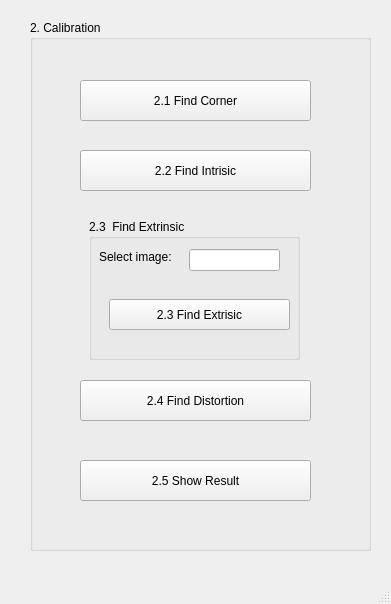
<?xml version="1.0" encoding="UTF-8"?>
<ui version="4.0">
 <class>MainWindow</class>
 <widget class="QMainWindow" name="MainWindow">
  <property name="geometry">
   <rect>
    <x>0</x>
    <y>0</y>
    <width>391</width>
    <height>604</height>
   </rect>
  </property>
  <property name="windowTitle">
   <string>MainWindow</string>
  </property>
  <widget class="QWidget" name="centralwidget">
   <widget class="QGroupBox" name="groupBox">
    <property name="geometry">
     <rect>
      <x>30</x>
      <y>20</y>
      <width>341</width>
      <height>531</height>
     </rect>
    </property>
    <property name="title">
     <string>2. Calibration</string>
    </property>
    <widget class="QPushButton" name="pushButton">
     <property name="geometry">
      <rect>
       <x>50</x>
       <y>60</y>
       <width>231</width>
       <height>41</height>
      </rect>
     </property>
     <property name="text">
      <string>2.1 Find Corner</string>
     </property>
    </widget>
    <widget class="QPushButton" name="pushButton_2">
     <property name="geometry">
      <rect>
       <x>50</x>
       <y>130</y>
       <width>231</width>
       <height>41</height>
      </rect>
     </property>
     <property name="text">
      <string>2.2 Find Intrisic</string>
     </property>
    </widget>
    <widget class="QPushButton" name="pushButton_3">
     <property name="geometry">
      <rect>
       <x>50</x>
       <y>360</y>
       <width>231</width>
       <height>41</height>
      </rect>
     </property>
     <property name="text">
      <string>2.4 Find Distortion</string>
     </property>
    </widget>
    <widget class="QPushButton" name="pushButton_4">
     <property name="geometry">
      <rect>
       <x>50</x>
       <y>440</y>
       <width>231</width>
       <height>41</height>
      </rect>
     </property>
     <property name="text">
      <string>2.5 Show Result</string>
     </property>
    </widget>
    <widget class="QGroupBox" name="groupBox_2">
     <property name="geometry">
      <rect>
       <x>59</x>
       <y>199</y>
       <width>211</width>
       <height>141</height>
      </rect>
     </property>
     <property name="title">
      <string>2.3  Find Extrinsic </string>
     </property>
     <widget class="QLabel" name="label">
      <property name="geometry">
       <rect>
        <x>10</x>
        <y>30</y>
        <width>101</width>
        <height>16</height>
       </rect>
      </property>
      <property name="text">
       <string>Select image:</string>
      </property>
     </widget>
     <widget class="QLineEdit" name="lineEdit">
      <property name="geometry">
       <rect>
        <x>100</x>
        <y>30</y>
        <width>91</width>
        <height>22</height>
       </rect>
      </property>
     </widget>
     <widget class="QPushButton" name="pushButton_5">
      <property name="geometry">
       <rect>
        <x>20</x>
        <y>80</y>
        <width>181</width>
        <height>31</height>
       </rect>
      </property>
      <property name="text">
       <string>2.3 Find Extrisic</string>
      </property>
     </widget>
    </widget>
   </widget>
  </widget>
  <widget class="QMenuBar" name="menubar">
   <property name="geometry">
    <rect>
     <x>0</x>
     <y>0</y>
     <width>391</width>
     <height>25</height>
    </rect>
   </property>
  </widget>
  <widget class="QStatusBar" name="statusbar"/>
 </widget>
 <resources/>
 <connections/>
</ui>
